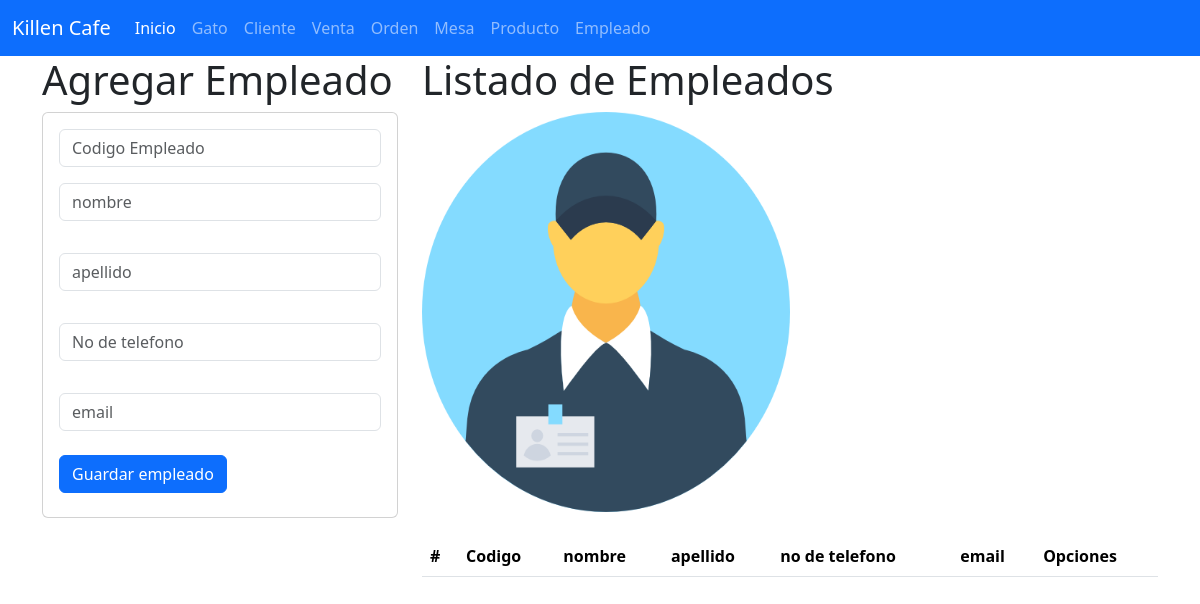
The page /Empleado on the database as committed earlier.
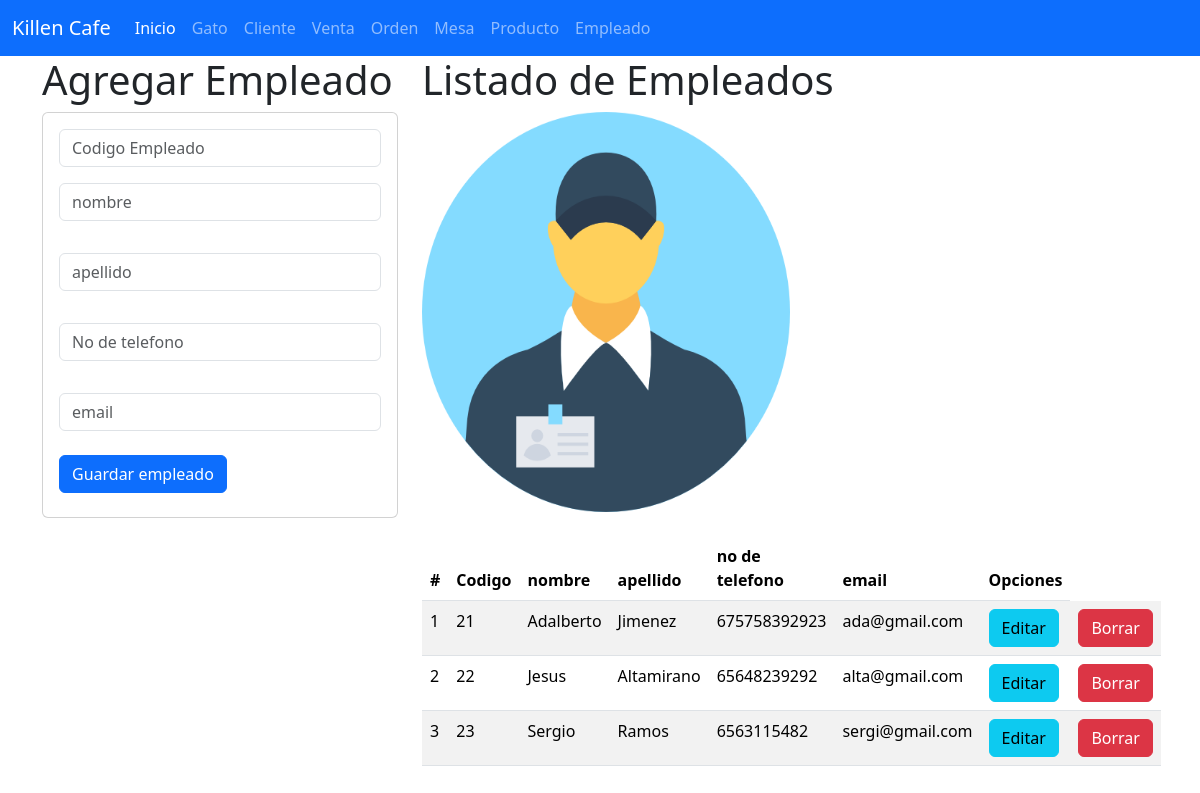
The same page on the database as committed later.
### empleado_app/models.py (models this page shows, shortened)
class Empleado(models.Model):
    id_empleado=models.CharField(primary_key=True, max_length=6)
    nombre=models.CharField(max_length=255)
    apellido=models.CharField(max_length=100)
    no_telefono=models.CharField(max_length=100)
    email=models.CharField(max_length=100)

### empleado_app/views.py (the view)
# urls.py: path('Empleado', views.Inicio_vistaEmpleado, name='Empleado'),
def Inicio_vistaEmpleado(request):
    losempleados=Empleado.objects.all()
    return render(request, 'gestionarEmpleado.html', {'misempleados' : losempleados})

### empleado_app/templates/gestionarEmpleado.html
{% extends 'base.html'%}
{% block cuerpo %}
{% load static %}
<div class = "row">
    <div class = "col-sm-12 col-md-4 col-lg-4 col-xl-4">
    <h1>Agregar Empleado</h1>
    <div class="card">
        <div class="card-body">
            <form action='registrarempleado/' method='POST'> {% csrf_token %}
                <div class='form-group'>
                <input type="text" id="txtid_empleado" name="txtid_empleado" class="form-control"
                placeholder="Codigo Empleado" minlenght="1" maxlenght="6" requiered>
                </div>
                <div class='form-group py-3'>
                <input type="text" id="txtnombre" name="txtnombre" class="form-control"
                placeholder="nombre" minlenght="1" maxlenght="100" requiered>
                </div>
                <div class='form-group py-3'>
                <input type="text" id="txtapellido" name="txtapellido" class="form-control"
                placeholder="apellido" minlenght="1" maxlenght="100" requiered>
                </div>
                <div class='form-group py-3'>
                <input type="text" id="txtno_telefono" name="txtno_telefono" class="form-control"
                placeholder="No de telefono" minlenght="1" maxlenght="100" requiered>
                </div>
                <div class='form-group py-3'>
                <input type="text" id="txtemail" name="txtemail" class="form-control"
                placeholder="email" minlenght="1" maxlenght="100" requiered>
                </div>
                <div class='form-group py-2'>
                <button type="submit" class="btn btn-primary">Guardar empleado</button>
                </div>
                </form>
        </div>
    </div>
    </div>
    <div class = "col-sm-12 col-md-8 col-lg-4 col-xl-8">
    <h1>Listado de Empleados</h1>
    <img class="w-50" src="{%static 'img/empleado.jpg'%}" alt"luevano" width="400" height="400">
    <br>
    <br>
    <table class="table table-striped">
        <thead>
        <tr>
            <th scope="col">#</th>
            <th scope="col">Codigo</th>
            <th scope="col">nombre</th>
            <th scope="col">apellido</th>
            <th scope="col">no de telefono</th>
            <th scope="col">email</th>
            <th>Opciones</th>
        </tr>
        </thead>
        <tbody>
            {% for v in misempleados %}
            <tr>
                <td> {{forloop.counter}} </td>
                <td> {{v.id_empleado}} </td>
                <td> {{v.nombre}} </td>
                <td> {{v.apellido}} </td>
                <td> {{v.no_telefono}} </td>
                <td> {{v.email}} </td>
                <td> <a href="seleccionarempleado/{{v.id_empleado}}" class="btn btn-info">Editar</a> </td>
                <td> <a href="borrarempleado/{{v.id_empleado}}" class="btn btn-danger">Borrar</a> </td>
            </tr>
            {% endfor %}
        </tbody>
    </table>
    </div>
{% endblock %}

Rows that differ between the two databases and show on the page:
added Empleado: id_empleado "21", nombre "Adalberto", apellido "Jimenez", no_telefono "675758392923", email "ada@gmail.com"
added Empleado: id_empleado "22", nombre "Jesus", apellido "Altamirano", no_telefono "65648239292", email "alta@gmail.com"
added Empleado: id_empleado "23", nombre "Sergio", apellido "Ramos", no_telefono "6563115482", email "sergi@gmail.com"
